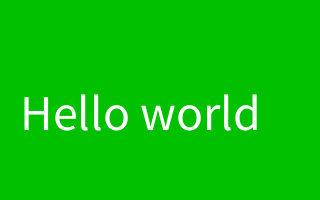
Frame 1 (no input)
Frame 60 (the mouse pressed at the canvas centre just before this capture): identical to frame 1, image omitted
Frame 120 (the mouse held since frame 60 and released just before this capture): identical to frame 1, image omitted

The Processing sketch that drew this single still picture (run headless with seeded random() and noise(); from frame 60 on, the mouse is pressed at the canvas centre):

// Processing sketch: multitab_hello_world
// ── multitab_hello_world.pde
void setup()
{
  size(320,200); 
  textSize(50);
}

void draw()
{
  makeBackgroundGreen();
  text("Hello world", 20, 130); 
}
// ── other_tab.pde
void makeBackgroundGreen(){
  background(0,192,0);
}
